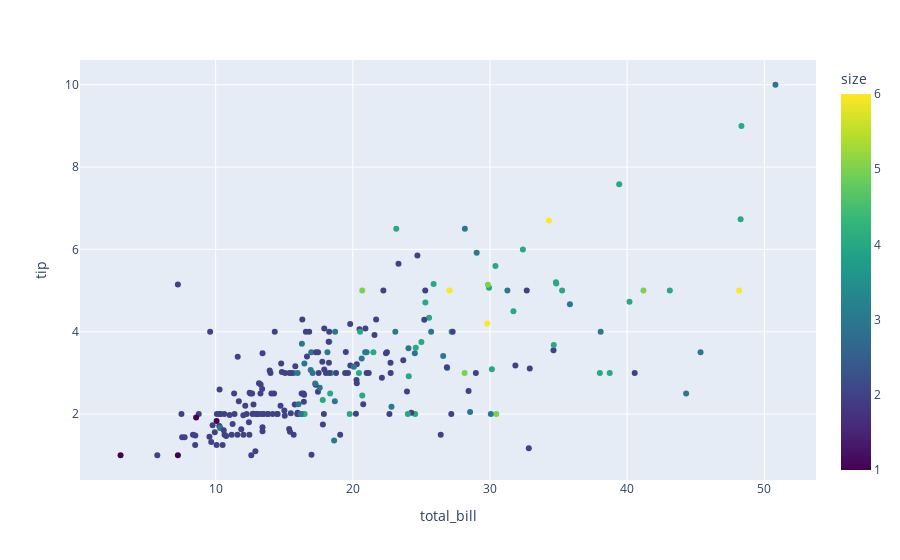

Notebook code cell kept with this figure:
### Code cell
px.scatter(data,
          x="total_bill",
          y = "tip",
          color="size",
          color_continuous_scale=px.colors.sequential.Viridis)

### Figure 1 — Plotly figure (JSON) as saved in the notebook; plotly's stock layout.template omitted (floating-point values rounded to 4 significant figures; data arrays with more than 128 entries replaced by an {"elided": "..."} marker saying what was removed)
{"data": [{"hovertemplate": "total_bill=%{x}<br>tip=%{y}<br>size=%{marker.color}<extra></extra>", "legendgroup": "", "marker": {"color": {"elided": "244 int values"}, "coloraxis": "coloraxis", "symbol": "circle"}, "mode": "markers", "name": "", "orientation": "v", "showlegend": false, "type": "scatter", "x": {"elided": "244 float values"}, "xaxis": "x", "y": {"elided": "244 float values"}, "yaxis": "y"}], "layout": {"coloraxis": {"colorbar": {"title": {"text": "size"}}, "colorscale": [[0, "#440154"], [0.1111, "#482878"], [0.2222, "#3e4989"], [0.3333, "#31688e"], [0.4444, "#26828e"], [0.5556, "#1f9e89"], [0.6667, "#35b779"], [0.7778, "#6ece58"], [0.8889, "#b5de2b"], [1, "#fde725"]]}, "legend": {"tracegroupgap": 0}, "margin": {"t": 60}, "xaxis": {"anchor": "y", "domain": [0, 1], "title": {"text": "total_bill"}}, "yaxis": {"anchor": "x", "domain": [0, 1], "title": {"text": "tip"}}}}
